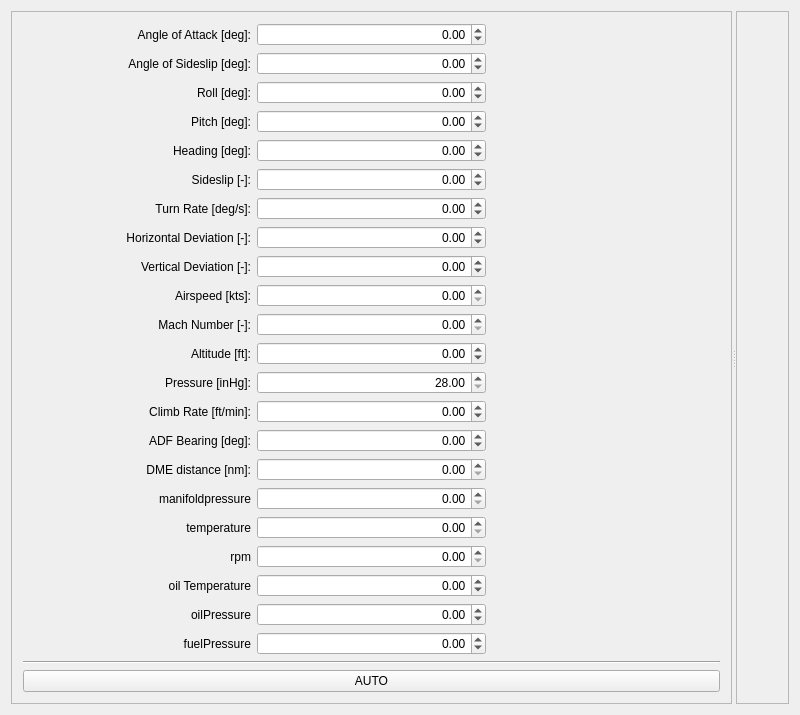
<?xml version="1.0" encoding="UTF-8"?>
<ui version="4.0">
 <class>MainWindow</class>
 <widget class="QMainWindow" name="MainWindow">
  <property name="geometry">
   <rect>
    <x>0</x>
    <y>0</y>
    <width>800</width>
    <height>600</height>
   </rect>
  </property>
  <property name="windowTitle">
   <string>QFlightInstruments Example</string>
  </property>
  <property name="locale">
   <locale language="English" country="UnitedStates"/>
  </property>
  <widget class="QWidget" name="centralWidget">
   <layout class="QGridLayout" name="gridLayout_5">
    <item row="0" column="0">
     <widget class="QSplitter" name="splitter">
      <property name="orientation">
       <enum>Qt::Horizontal</enum>
      </property>
      <widget class="QFrame" name="frame">
       <property name="sizePolicy">
        <sizepolicy hsizetype="Minimum" vsizetype="Preferred">
         <horstretch>0</horstretch>
         <verstretch>0</verstretch>
        </sizepolicy>
       </property>
       <property name="maximumSize">
        <size>
         <width>16777215</width>
         <height>16777215</height>
        </size>
       </property>
       <property name="frameShape">
        <enum>QFrame::StyledPanel</enum>
       </property>
       <property name="frameShadow">
        <enum>QFrame::Raised</enum>
       </property>
       <layout class="QGridLayout" name="gridLayout_3">
        <item row="0" column="0">
         <layout class="QGridLayout" name="gridLayout">
          <item row="23" column="0" colspan="3">
           <widget class="QPushButton" name="pushButtonAuto">
            <property name="text">
             <string>AUTO</string>
            </property>
            <property name="checkable">
             <bool>true</bool>
            </property>
           </widget>
          </item>
          <item row="11" column="0">
           <widget class="QLabel" name="label_9">
            <property name="text">
             <string>Altitude [ft]:</string>
            </property>
            <property name="alignment">
             <set>Qt::AlignRight|Qt::AlignTrailing|Qt::AlignVCenter</set>
            </property>
            <property name="buddy">
             <cstring>spinBoxAlt</cstring>
            </property>
           </widget>
          </item>
          <item row="2" column="1">
           <widget class="QDoubleSpinBox" name="spinBoxRoll">
            <property name="alignment">
             <set>Qt::AlignRight|Qt::AlignTrailing|Qt::AlignVCenter</set>
            </property>
            <property name="minimum">
             <double>-180.000000000000000</double>
            </property>
            <property name="maximum">
             <double>180.000000000000000</double>
            </property>
           </widget>
          </item>
          <item row="17" column="1">
           <widget class="QDoubleSpinBox" name="spinBoxTEM">
            <property name="alignment">
             <set>Qt::AlignRight|Qt::AlignTrailing|Qt::AlignVCenter</set>
            </property>
            <property name="maximum">
             <double>999.990000000000009</double>
            </property>
           </widget>
          </item>
          <item row="1" column="0">
           <widget class="QLabel" name="label_14">
            <property name="text">
             <string>Angle of Sideslip [deg]:</string>
            </property>
            <property name="alignment">
             <set>Qt::AlignRight|Qt::AlignTrailing|Qt::AlignVCenter</set>
            </property>
           </widget>
          </item>
          <item row="22" column="0" colspan="3">
           <widget class="Line" name="line">
            <property name="orientation">
             <enum>Qt::Horizontal</enum>
            </property>
           </widget>
          </item>
          <item row="14" column="1">
           <widget class="QDoubleSpinBox" name="spinBoxADF">
            <property name="alignment">
             <set>Qt::AlignRight|Qt::AlignTrailing|Qt::AlignVCenter</set>
            </property>
            <property name="minimum">
             <double>-360.000000000000000</double>
            </property>
            <property name="maximum">
             <double>360.000000000000000</double>
            </property>
           </widget>
          </item>
          <item row="4" column="1">
           <widget class="QDoubleSpinBox" name="spinBoxHead">
            <property name="alignment">
             <set>Qt::AlignRight|Qt::AlignTrailing|Qt::AlignVCenter</set>
            </property>
            <property name="minimum">
             <double>-360.000000000000000</double>
            </property>
            <property name="maximum">
             <double>360.000000000000000</double>
            </property>
           </widget>
          </item>
          <item row="0" column="1">
           <widget class="QDoubleSpinBox" name="spinBoxAlpha">
            <property name="alignment">
             <set>Qt::AlignRight|Qt::AlignTrailing|Qt::AlignVCenter</set>
            </property>
            <property name="minimum">
             <double>-20.000000000000000</double>
            </property>
            <property name="maximum">
             <double>20.000000000000000</double>
            </property>
           </widget>
          </item>
          <item row="11" column="1">
           <widget class="QDoubleSpinBox" name="spinBoxAlt">
            <property name="alignment">
             <set>Qt::AlignRight|Qt::AlignTrailing|Qt::AlignVCenter</set>
            </property>
            <property name="minimum">
             <double>-1000.000000000000000</double>
            </property>
            <property name="maximum">
             <double>99999.000000000000000</double>
            </property>
            <property name="singleStep">
             <double>10.000000000000000</double>
            </property>
           </widget>
          </item>
          <item row="16" column="0">
           <widget class="QLabel" name="label_17">
            <property name="text">
             <string>                                     manifoldpressure</string>
            </property>
            <property name="alignment">
             <set>Qt::AlignRight|Qt::AlignTrailing|Qt::AlignVCenter</set>
            </property>
           </widget>
          </item>
          <item row="17" column="0">
           <widget class="QLabel" name="label_18">
            <property name="text">
             <string>temperature</string>
            </property>
            <property name="alignment">
             <set>Qt::AlignRight|Qt::AlignTrailing|Qt::AlignVCenter</set>
            </property>
           </widget>
          </item>
          <item row="6" column="0">
           <widget class="QLabel" name="label_5">
            <property name="text">
             <string>Turn Rate [deg/s]:</string>
            </property>
            <property name="alignment">
             <set>Qt::AlignRight|Qt::AlignTrailing|Qt::AlignVCenter</set>
            </property>
            <property name="buddy">
             <cstring>spinBoxTurn</cstring>
            </property>
           </widget>
          </item>
          <item row="1" column="1">
           <widget class="QDoubleSpinBox" name="spinBoxBeta">
            <property name="alignment">
             <set>Qt::AlignRight|Qt::AlignTrailing|Qt::AlignVCenter</set>
            </property>
            <property name="minimum">
             <double>-15.000000000000000</double>
            </property>
            <property name="maximum">
             <double>15.000000000000000</double>
            </property>
           </widget>
          </item>
          <item row="9" column="1">
           <widget class="QDoubleSpinBox" name="spinBoxSpeed">
            <property name="alignment">
             <set>Qt::AlignRight|Qt::AlignTrailing|Qt::AlignVCenter</set>
            </property>
            <property name="maximum">
             <double>9999.000000000000000</double>
            </property>
           </widget>
          </item>
          <item row="5" column="1">
           <widget class="QDoubleSpinBox" name="spinBoxSlip">
            <property name="alignment">
             <set>Qt::AlignRight|Qt::AlignTrailing|Qt::AlignVCenter</set>
            </property>
            <property name="minimum">
             <double>-1.000000000000000</double>
            </property>
            <property name="maximum">
             <double>1.000000000000000</double>
            </property>
            <property name="singleStep">
             <double>0.050000000000000</double>
            </property>
           </widget>
          </item>
          <item row="16" column="1">
           <widget class="QDoubleSpinBox" name="spinBoxMP">
            <property name="alignment">
             <set>Qt::AlignRight|Qt::AlignTrailing|Qt::AlignVCenter</set>
            </property>
            <property name="maximum">
             <double>999.990000000000009</double>
            </property>
           </widget>
          </item>
          <item row="15" column="1">
           <widget class="QDoubleSpinBox" name="spinBoxDME">
            <property name="alignment">
             <set>Qt::AlignRight|Qt::AlignTrailing|Qt::AlignVCenter</set>
            </property>
            <property name="maximum">
             <double>999.000000000000000</double>
            </property>
           </widget>
          </item>
          <item row="8" column="1">
           <widget class="QDoubleSpinBox" name="spinBoxDevV">
            <property name="alignment">
             <set>Qt::AlignRight|Qt::AlignTrailing|Qt::AlignVCenter</set>
            </property>
            <property name="minimum">
             <double>-1.000000000000000</double>
            </property>
            <property name="maximum">
             <double>1.000000000000000</double>
            </property>
            <property name="singleStep">
             <double>0.050000000000000</double>
            </property>
           </widget>
          </item>
          <item row="4" column="0">
           <widget class="QLabel" name="label_3">
            <property name="text">
             <string>Heading [deg]:</string>
            </property>
            <property name="alignment">
             <set>Qt::AlignRight|Qt::AlignTrailing|Qt::AlignVCenter</set>
            </property>
            <property name="buddy">
             <cstring>spinBoxHead</cstring>
            </property>
           </widget>
          </item>
          <item row="7" column="1">
           <widget class="QDoubleSpinBox" name="spinBoxDevH">
            <property name="alignment">
             <set>Qt::AlignRight|Qt::AlignTrailing|Qt::AlignVCenter</set>
            </property>
            <property name="minimum">
             <double>-1.000000000000000</double>
            </property>
            <property name="maximum">
             <double>1.000000000000000</double>
            </property>
            <property name="singleStep">
             <double>0.050000000000000</double>
            </property>
           </widget>
          </item>
          <item row="15" column="0">
           <widget class="QLabel" name="label_16">
            <property name="text">
             <string>DME distance [nm]:</string>
            </property>
            <property name="alignment">
             <set>Qt::AlignRight|Qt::AlignTrailing|Qt::AlignVCenter</set>
            </property>
           </widget>
          </item>
          <item row="6" column="1">
           <widget class="QDoubleSpinBox" name="spinBoxTurn">
            <property name="alignment">
             <set>Qt::AlignRight|Qt::AlignTrailing|Qt::AlignVCenter</set>
            </property>
            <property name="minimum">
             <double>-7.000000000000000</double>
            </property>
            <property name="maximum">
             <double>7.000000000000000</double>
            </property>
            <property name="singleStep">
             <double>0.100000000000000</double>
            </property>
           </widget>
          </item>
          <item row="18" column="0">
           <widget class="QLabel" name="label_19">
            <property name="text">
             <string>rpm</string>
            </property>
            <property name="alignment">
             <set>Qt::AlignRight|Qt::AlignTrailing|Qt::AlignVCenter</set>
            </property>
           </widget>
          </item>
          <item row="13" column="1">
           <widget class="QDoubleSpinBox" name="spinBoxClimb">
            <property name="alignment">
             <set>Qt::AlignRight|Qt::AlignTrailing|Qt::AlignVCenter</set>
            </property>
            <property name="minimum">
             <double>-650.000000000000000</double>
            </property>
            <property name="maximum">
             <double>650.000000000000000</double>
            </property>
            <property name="singleStep">
             <double>5.000000000000000</double>
            </property>
           </widget>
          </item>
          <item row="2" column="0">
           <widget class="QLabel" name="label">
            <property name="text">
             <string>Roll [deg]:</string>
            </property>
            <property name="alignment">
             <set>Qt::AlignRight|Qt::AlignTrailing|Qt::AlignVCenter</set>
            </property>
            <property name="buddy">
             <cstring>spinBoxRoll</cstring>
            </property>
           </widget>
          </item>
          <item row="10" column="0">
           <widget class="QLabel" name="label_11">
            <property name="text">
             <string>Mach Number [-]:</string>
            </property>
            <property name="alignment">
             <set>Qt::AlignRight|Qt::AlignTrailing|Qt::AlignVCenter</set>
            </property>
            <property name="buddy">
             <cstring>spinBoxMach</cstring>
            </property>
           </widget>
          </item>
          <item row="3" column="1">
           <widget class="QDoubleSpinBox" name="spinBoxPitch">
            <property name="alignment">
             <set>Qt::AlignRight|Qt::AlignTrailing|Qt::AlignVCenter</set>
            </property>
            <property name="minimum">
             <double>-90.000000000000000</double>
            </property>
            <property name="maximum">
             <double>90.000000000000000</double>
            </property>
           </widget>
          </item>
          <item row="3" column="0">
           <widget class="QLabel" name="label_2">
            <property name="text">
             <string>Pitch [deg]:</string>
            </property>
            <property name="alignment">
             <set>Qt::AlignRight|Qt::AlignTrailing|Qt::AlignVCenter</set>
            </property>
            <property name="buddy">
             <cstring>spinBoxPitch</cstring>
            </property>
           </widget>
          </item>
          <item row="20" column="0">
           <widget class="QLabel" name="label_21">
            <property name="text">
             <string>oilPressure</string>
            </property>
            <property name="alignment">
             <set>Qt::AlignRight|Qt::AlignTrailing|Qt::AlignVCenter</set>
            </property>
           </widget>
          </item>
          <item row="18" column="1">
           <widget class="QDoubleSpinBox" name="spinBoxRPM">
            <property name="alignment">
             <set>Qt::AlignRight|Qt::AlignTrailing|Qt::AlignVCenter</set>
            </property>
            <property name="maximum">
             <double>999.990000000000009</double>
            </property>
           </widget>
          </item>
          <item row="12" column="1">
           <widget class="QDoubleSpinBox" name="spinBoxPress">
            <property name="alignment">
             <set>Qt::AlignRight|Qt::AlignTrailing|Qt::AlignVCenter</set>
            </property>
            <property name="minimum">
             <double>28.000000000000000</double>
            </property>
            <property name="maximum">
             <double>31.500000000000000</double>
            </property>
           </widget>
          </item>
          <item row="5" column="0">
           <widget class="QLabel" name="label_4">
            <property name="text">
             <string>Sideslip [-]:</string>
            </property>
            <property name="alignment">
             <set>Qt::AlignRight|Qt::AlignTrailing|Qt::AlignVCenter</set>
            </property>
            <property name="buddy">
             <cstring>spinBoxSlip</cstring>
            </property>
           </widget>
          </item>
          <item row="9" column="0">
           <widget class="QLabel" name="label_8">
            <property name="text">
             <string>Airspeed [kts]:</string>
            </property>
            <property name="alignment">
             <set>Qt::AlignRight|Qt::AlignTrailing|Qt::AlignVCenter</set>
            </property>
            <property name="buddy">
             <cstring>spinBoxSpeed</cstring>
            </property>
           </widget>
          </item>
          <item row="19" column="0">
           <widget class="QLabel" name="label_20">
            <property name="text">
             <string>oil Temperature</string>
            </property>
            <property name="alignment">
             <set>Qt::AlignRight|Qt::AlignTrailing|Qt::AlignVCenter</set>
            </property>
           </widget>
          </item>
          <item row="10" column="1">
           <widget class="QDoubleSpinBox" name="spinBoxMach">
            <property name="alignment">
             <set>Qt::AlignRight|Qt::AlignTrailing|Qt::AlignVCenter</set>
            </property>
            <property name="maximum">
             <double>20.000000000000000</double>
            </property>
           </widget>
          </item>
          <item row="7" column="0">
           <widget class="QLabel" name="label_6">
            <property name="text">
             <string>Horizontal Deviation [-]:</string>
            </property>
            <property name="alignment">
             <set>Qt::AlignRight|Qt::AlignTrailing|Qt::AlignVCenter</set>
            </property>
            <property name="buddy">
             <cstring>spinBoxDevH</cstring>
            </property>
           </widget>
          </item>
          <item row="14" column="0">
           <widget class="QLabel" name="label_15">
            <property name="text">
             <string>ADF Bearing [deg]:</string>
            </property>
            <property name="alignment">
             <set>Qt::AlignRight|Qt::AlignTrailing|Qt::AlignVCenter</set>
            </property>
           </widget>
          </item>
          <item row="0" column="0">
           <widget class="QLabel" name="label_13">
            <property name="text">
             <string>Angle of Attack [deg]:</string>
            </property>
            <property name="alignment">
             <set>Qt::AlignRight|Qt::AlignTrailing|Qt::AlignVCenter</set>
            </property>
           </widget>
          </item>
          <item row="13" column="0">
           <widget class="QLabel" name="label_10">
            <property name="text">
             <string>Climb Rate [ft/min]:</string>
            </property>
            <property name="alignment">
             <set>Qt::AlignRight|Qt::AlignTrailing|Qt::AlignVCenter</set>
            </property>
            <property name="buddy">
             <cstring>spinBoxClimb</cstring>
            </property>
           </widget>
          </item>
          <item row="12" column="0">
           <widget class="QLabel" name="label_12">
            <property name="text">
             <string>Pressure [inHg]:</string>
            </property>
            <property name="alignment">
             <set>Qt::AlignRight|Qt::AlignTrailing|Qt::AlignVCenter</set>
            </property>
            <property name="buddy">
             <cstring>spinBoxPress</cstring>
            </property>
           </widget>
          </item>
          <item row="8" column="0">
           <widget class="QLabel" name="label_7">
            <property name="text">
             <string>Vertical Deviation [-]:</string>
            </property>
            <property name="alignment">
             <set>Qt::AlignRight|Qt::AlignTrailing|Qt::AlignVCenter</set>
            </property>
            <property name="buddy">
             <cstring>spinBoxDevV</cstring>
            </property>
           </widget>
          </item>
          <item row="21" column="0">
           <widget class="QLabel" name="label_22">
            <property name="text">
             <string>fuelPressure</string>
            </property>
            <property name="alignment">
             <set>Qt::AlignRight|Qt::AlignTrailing|Qt::AlignVCenter</set>
            </property>
           </widget>
          </item>
          <item row="19" column="1">
           <widget class="QDoubleSpinBox" name="spinBoxOILT">
            <property name="alignment">
             <set>Qt::AlignRight|Qt::AlignTrailing|Qt::AlignVCenter</set>
            </property>
            <property name="minimum">
             <double>-1000.000000000000000</double>
            </property>
            <property name="maximum">
             <double>999.990000000000009</double>
            </property>
           </widget>
          </item>
          <item row="20" column="1">
           <widget class="QDoubleSpinBox" name="spinBoxOILP">
            <property name="alignment">
             <set>Qt::AlignRight|Qt::AlignTrailing|Qt::AlignVCenter</set>
            </property>
            <property name="minimum">
             <double>-1000.000000000000000</double>
            </property>
            <property name="maximum">
             <double>999.990000000000009</double>
            </property>
           </widget>
          </item>
          <item row="21" column="1">
           <widget class="QDoubleSpinBox" name="spinBoxFUELP">
            <property name="alignment">
             <set>Qt::AlignRight|Qt::AlignTrailing|Qt::AlignVCenter</set>
            </property>
            <property name="minimum">
             <double>-1000.000000000000000</double>
            </property>
            <property name="maximum">
             <double>999.990000000000009</double>
            </property>
           </widget>
          </item>
         </layout>
        </item>
       </layout>
      </widget>
      <widget class="QFrame" name="frame_2">
       <property name="frameShape">
        <enum>QFrame::StyledPanel</enum>
       </property>
       <property name="frameShadow">
        <enum>QFrame::Raised</enum>
       </property>
       <layout class="QGridLayout" name="gridLayout_4">
        <item row="0" column="0">
         <layout class="QGridLayout" name="gridLayout_2">
          <item row="0" column="0" rowspan="2">
           <widget class="WidgetSix" name="widgetSix" native="true">
            <property name="sizePolicy">
             <sizepolicy hsizetype="Preferred" vsizetype="Preferred">
              <horstretch>3</horstretch>
              <verstretch>0</verstretch>
             </sizepolicy>
            </property>
           </widget>
          </item>
         </layout>
        </item>
       </layout>
      </widget>
     </widget>
    </item>
   </layout>
  </widget>
 </widget>
 <layoutdefault spacing="6" margin="11"/>
 <customwidgets>
  <customwidget>
   <class>WidgetSix</class>
   <extends>QWidget</extends>
   <header>WidgetSix.h</header>
   <container>1</container>
  </customwidget>
 </customwidgets>
 <tabstops>
  <tabstop>spinBoxRoll</tabstop>
  <tabstop>spinBoxPitch</tabstop>
  <tabstop>spinBoxHead</tabstop>
  <tabstop>spinBoxSlip</tabstop>
  <tabstop>spinBoxTurn</tabstop>
  <tabstop>spinBoxDevH</tabstop>
  <tabstop>spinBoxDevV</tabstop>
  <tabstop>spinBoxSpeed</tabstop>
  <tabstop>spinBoxMach</tabstop>
  <tabstop>spinBoxAlt</tabstop>
  <tabstop>spinBoxPress</tabstop>
  <tabstop>spinBoxClimb</tabstop>
  <tabstop>pushButtonAuto</tabstop>
 </tabstops>
 <resources/>
 <connections/>
</ui>
